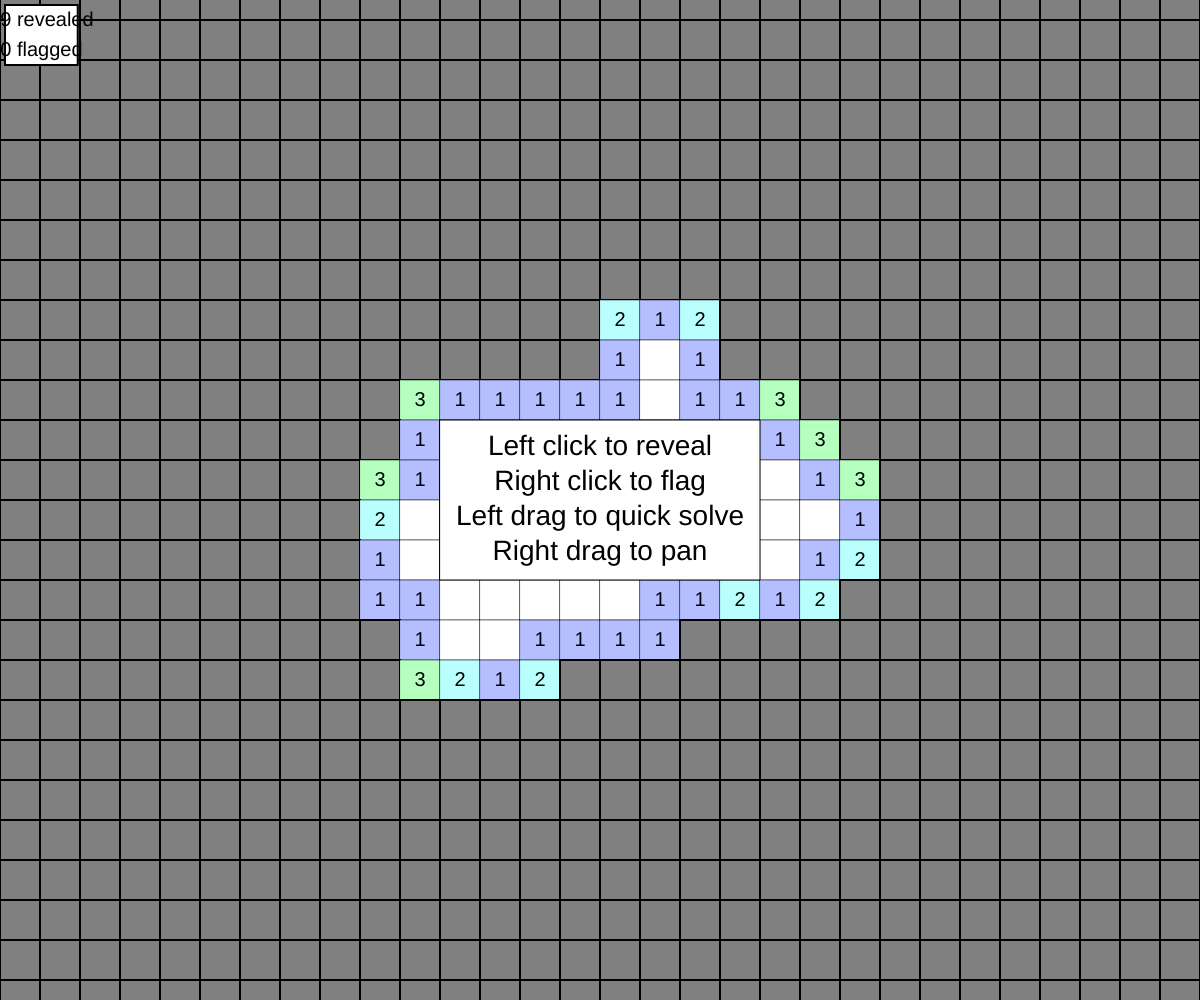
Frame 1 (no input)
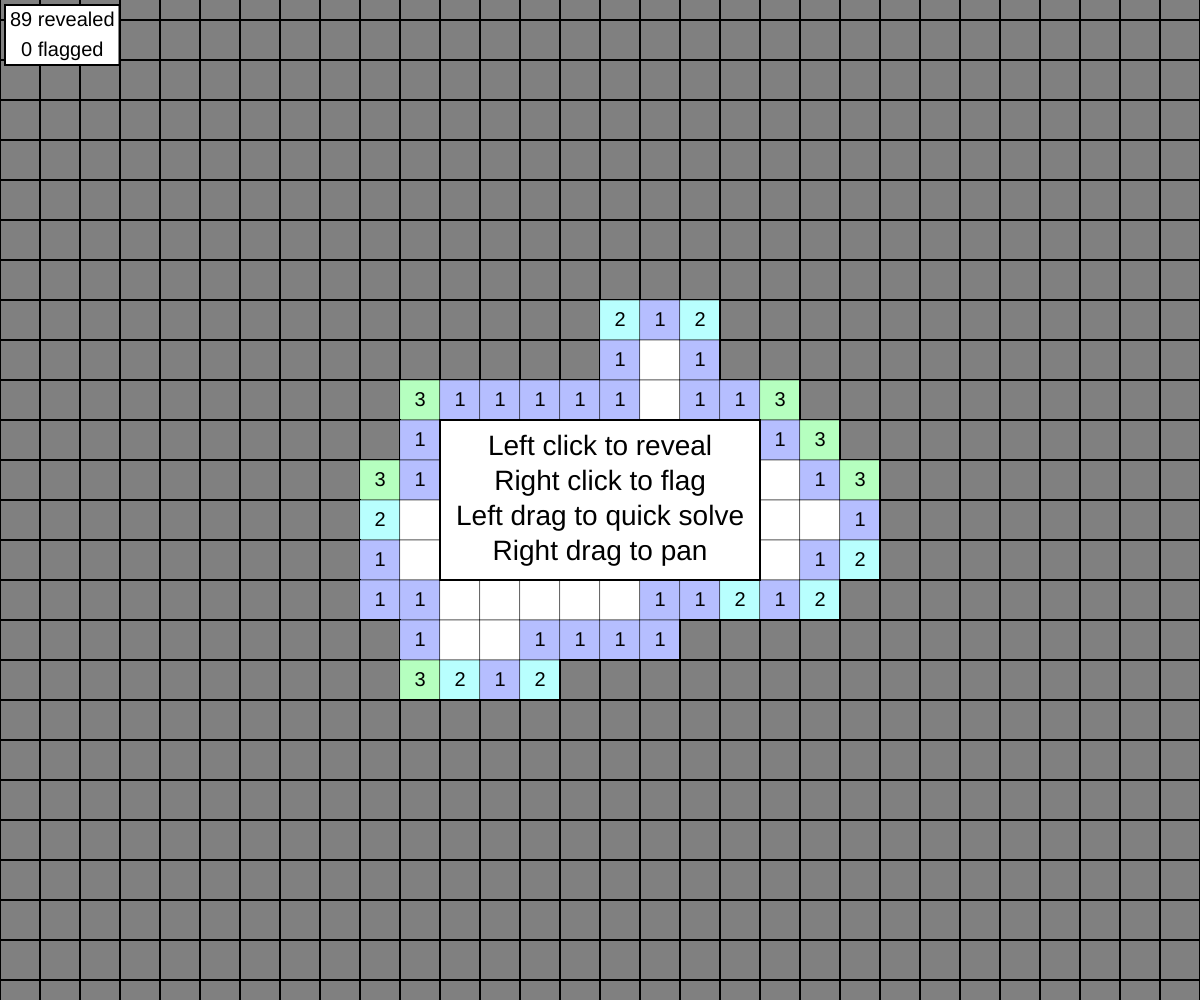
Frame 60 (no input)
Frame 120 (the mouse pressed at the canvas centre since frame 60): identical to frame 60, image omitted

The p5.js sketch that drew these frames (run headless with seeded random() and noise() and a simulated clock; from frame 60 on, the mouse is pressed at the canvas centre):

// p5.js sketch
// ── sketch.js
let camX = 0;
let camY = 0;

let dragStartX = 0;
let dragStartY = 0;
let dragStartScreenX = 0;
let dragStartScreenY = 0;
let touchTime = 0;

/** @type {Map<Number, Map<Number, Chunk>>} */
let chunks = new Map();
let density = 0.20;
let revealCount = 0;
let flagCount = 0;
let mistakeCount = 0;

let canvas;
let isDrag = false;

let cellSize = 40;

let cellColors;

let debugText = "asdf";

function setup() {
  canvas = createCanvas(windowWidth,windowHeight);

  // Disable right-click context menu
  canvas.canvas.addEventListener("contextmenu", e => e.preventDefault())

  for (let x = -5; x <= 4; x++) {
    for (let y = -3; y <= 2; y++) {
      setCell(x,y,EMPTY)
    }
  }

  revealSquare(0,0)

  camX = -width/2;
  camY = -height/2;

  cellColors = [
    color(255, 255, 255),
    color(181, 190, 255),
    color(184, 255, 254),
    color(181, 255, 191),
    color(218, 255, 181),
    color(255, 255, 181),
    color(255, 214, 181),
    color(255, 186, 181),
    color(255, 181, 232)
  ]
}

function windowResized() {
  resizeCanvas(windowWidth, windowHeight);
}

function draw() {
  // put drawing code here
  clear(128,128,128);

  fill(128);
  noStroke();
  rect(0,0,width,height);

  push()
  translate(-camX, -camY);
  for (let r = Math.floor(camY / (cellSize*16)); r < Math.ceil((camY + height) / (cellSize*16)); r++) {
    for (let c = Math.floor(camX / (cellSize*16)); c < Math.ceil((camX + width) / (cellSize*16)); c++) {
      let row = chunks.get(r);
      if (!row) continue;

      let chunk = row.get(c);
      if (!chunk) continue;

      chunk.draw();
    }
  }

  // Tutorial text
  if (camX+width > cellSize*-5 && camX < cellSize*6 && camY+width > cellSize*-3 && camY < cellSize*4) {
    stroke(0);
    fill(255);
    rect(cellSize*-4, cellSize*-2, cellSize*8, cellSize*4);

    noStroke();
    fill(0);
    textAlign(CENTER, CENTER)
    textSize(cellSize * 0.7);
    text(
      "Left click to reveal\n"+
      "Right click to flag\n"+
      "Left drag to quick solve\n"+
      "Right drag to pan",
      0,
      0
    );
  }

  pop()

  stroke(0);
  strokeWeight(2);
  fill(255);

  let lines = [
    `${revealCount} revealed`,
    `${flagCount} flagged`,
    // `${mistakeCount} mistakes`
  ];
  let maxWidth = 0;

  for (let i = 0; i < lines.length; i++) {
    maxWidth = Math.max(maxWidth, textWidth(lines[i]));
  }

  rect(5, 5, maxWidth + 10, lines.length*30);

  noStroke();
  fill(0);
  textSize(20);
  textAlign(CENTER, TOP);

  let textY = 10;

  for (let i = 0; i < lines.length; i++) {
    text(lines[i], maxWidth/2 + 10, textY);
    textY += 30;
  }


  // if (debugText) {
  //   textAlign(RIGHT, TOP);
  //   text(debugText, 5, 5);
  // }
}

function touchStarted(event) {
  dragStartScreenX = mouseX;
  dragStartScreenY = mouseY;
  dragStartX = mouseX + camX;
  dragStartY = mouseY + camY;
  touchTime = Date.now();

  isDrag = false;
  event.preventDefault();

  debugText = mouseButton
}

function touchEnded() {
  // Don't handle drags
  if (isDrag) return;

  let x = Math.floor((mouseX + camX)/cellSize);
  let y = Math.floor((mouseY + camY)/cellSize);

  if (mouseButton === LEFT) {
    if (isNumbered(getCell(x,y))) {
      chordSquare(x,y,2);
    } else {
      revealSquare(x,y);
    }
  } else if (mouseButton === RIGHT) {
    if (isNumbered(getCell(x,y))) {
      chordSquare(x,y,1);
    } else {
      flagSquare(x,y);
    }
  } else if (mouseButton === 0) {
    if (isNumbered(getCell(x,y))) {
      chordSquare(x,y,2);
    } else {
      if (Date.now() - touchTime > 200) {
        revealSquare(x,y);
      } else {
        flagSquare(x,y);
      }
    }
  }
}

function touchMoved() {
  if (!isDrag) {
    if (Math.abs(dragStartScreenX - mouseX) + Math.abs(dragStartScreenY - mouseY) > 3) {
      isDrag = true;
    } else {
      return;
    }
  }

  let x = Math.floor((mouseX + camX)/cellSize);
  let y = Math.floor((mouseY + camY)/cellSize);

  if (mouseButton === LEFT) {
    if (isNumbered(getCell(x,y))) {
      chordSquare(x,y,2);
    } else {
      //revealSquare(x,y);
    }
  } else if (mouseButton === CENTER || mouseButton === RIGHT || mouseButton === 0) {
    camX = dragStartX - mouseX;
    camY = dragStartY - mouseY;
  }
}

function getChunkWith(x,y) {
  const r = Math.floor(y/16);
  const c = Math.floor(x/16);

  let row = chunks.get(r);
  if (!row) {
    row = new Map();
    chunks.set(r, row);
  }

  let chunk = row.get(c);
  if (!chunk) {
    chunk = new Chunk(c*16, r*16);
    row.set(c, chunk);
  }

  return chunk;
}

function getCell(x,y) {
  let chunk = getChunkWith(x,y);
  return chunk.cells[y - chunk.y0][x - chunk.x0];
}

function setCell(x,y,value) {
  let chunk = getChunkWith(x,y);
  return chunk.cells[y - chunk.y0][x - chunk.x0] = value;
}

function flagSquare(x,y) {
  let cell = getCell(x,y);
  let newCell = cell;

  switch (cell) {
    case EMPTY:         newCell = MARKED_EMPTY; flagCount++; break;
    case MINE:          newCell = MARKED_MINE;  flagCount++; break;
    case MARKED_EMPTY:  newCell = EMPTY;        flagCount--; break;
    case MARKED_MINE:   newCell = MINE;         flagCount--; break;
  }

  setCell(x, y, newCell);
}

function revealSquare(x,y) {
  let maxReveal = 1000;

  let queue = [];

  function doReveal(x,y) {
    let cell = getCell(x,y)
    if (!canReveal(cell)) return;

    if (isMine(cell)) {
      setCell(x ,y, REVEALED_MINE);
      mistakeCount++;
      flagCount++;
    } else {
      let count = 0;
      for (let dx = -1; dx <= 1; dx++) {
        for (let dy = -1; dy <= 1; dy++) {
          if (isMine(getCell(x + dx, y + dy))) {
            count++;
          }
        }
      }

      maxReveal --;
      revealCount ++;
      setCell(x, y, count);

      if (count === 0) {
        for (let dx = -1; dx <= 1; dx++) {
          for (let dy = -1; dy <= 1; dy++) {
            queue.push(x + dx, y + dy);
          }
        }
      }
    }
  }

  queue.push(x);
  queue.push(y);

  while (queue.length > 0 && maxReveal > 0) {
    x = queue.shift();
    y = queue.shift();
    doReveal(x,y);
  }
}

/**
 * Chord a nearly-complete cell, flagging or revealing remaining squares
 * @param {Number} x X of cell to chord
 * @param {Number} y Y of cell to chord
 * @param {Number} type 0 = reveal only, 1 = flag only, 2 = flag and reveal
 */
function chordSquare(x,y,type) {
  let centerCell = getCell(x,y);

  if (!isNumbered(centerCell)) return;

  let marked = 0;
  let canMark = 0;

  // Count surrounding markable & marked cells
  for (let dx = -1; dx <= 1; dx++) {
    for (let dy = -1; dy <= 1; dy++) {
      // Ignore center cell
      if (dx === 0 && dy === 0) continue;
      let cell = getCell(x + dx, y + dy);

      if (isHidden(cell) || cell === REVEALED_MINE) {
        canMark++;
        if (isFlagged(cell)) {
          marked++;
        }
      }
    }
  }

  if (marked === centerCell && type !== 1) {
    // Reveal surrounding squares
    for (let dx = -1; dx <= 1; dx++) {
      for (let dy = -1; dy <= 1; dy++) {
        revealSquare(x + dx, y + dy);
      }
    }
  } else if (canMark === centerCell && type !== 0) {
    // Mark surrounding (unmarked) squares
    for (let dx = -1; dx <= 1; dx++) {
      for (let dy = -1; dy <= 1; dy++) {
        if (!isFlagged(getCell(x + dx, y + dy))) {
          flagSquare(x + dx, y + dy);
        }
      }
    }
  }
}

function isMine(cell) {
  return cell === MINE || cell === MARKED_MINE || cell === REVEALED_MINE;
}

function isHidden(cell) {
  return cell === MINE || cell === MARKED_MINE || cell === EMPTY || cell === MARKED_EMPTY;
}

function isNumbered(cell) {
  return cell >= 0;
}

function canReveal(cell) {
  return cell === MINE || cell === EMPTY;
}

function isFlagged(cell) {
  return cell === MARKED_EMPTY || cell === MARKED_MINE || cell === REVEALED_MINE;
}

class Chunk {
  constructor(x0, y0) {
    this.x0 = x0;
    this.y0 = y0;

    this.cells = Array(16).fill().map(e => Array(16).fill().map(e => 
      (Math.random() < density) ? MINE : EMPTY
    ))
  }

  draw() {
    const size = cellSize;

    push();
    stroke(0);
    textAlign(CENTER, CENTER);
    textSize(size/2);

    for (let y=0; y<this.cells.length; y++) {
      for (let x=0; x<this.cells[y].length; x++) {
        let dx = (this.x0 + x)*size;
        let dy = (this.y0 + y)*size;

        let c = this.cells[y][x];
        
        if (c === WALL) {
          // Black
          strokeWeight(0);
          fill(0,0,0);
          rect(dx, dy, size, size);
        } else if (c === BLANK) {
          // Do nothing
        } else if (c === MARKED_EMPTY || c === MARKED_MINE || c === REVEALED_MINE) {
          // Flag/mine - Dark red
          strokeWeight(2);
          fill(100,0,0);
          rect(dx, dy, size, size);
          if (c == REVEALED_MINE) {
            push();
            noStroke();
            fill(255);
            text("X", dx + size/2, dy + size/2);
            pop();
          }
        } else if (c < REVEALED_MINE) {
          // Hidden cell - gray
          strokeWeight(2);
          fill(128);
          rect(dx, dy, size, size);
        } else {
          // Numbered cell - pastel color
          strokeWeight(0.5);
          fill(cellColors[c]);
          rect(dx, dy, size, size);
          if (c > 0) {
            push();
            noStroke();
            fill(0);
            text(c, dx + size/2, dy + size/2);
            pop();
          }
        }
      }
    }

    pop();
  }
}

const REVEALED_MINE = -1;
const EMPTY = -2;
const MINE = -3;
const MARKED_EMPTY = -4;
const MARKED_MINE = -5;
const WALL = -6;
const BLANK = -7;
